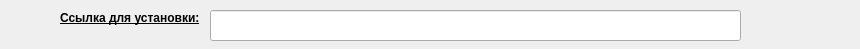
<?xml version="1.0" encoding="UTF-8"?>
<ui version="4.0">
 <class>Instruction</class>
 <widget class="QWidget" name="Instruction">
  <property name="geometry">
   <rect>
    <x>0</x>
    <y>0</y>
    <width>860</width>
    <height>49</height>
   </rect>
  </property>
  <property name="windowTitle">
   <string>Пошагавая инструкция.</string>
  </property>
  <widget class="QTextBrowser" name="textBrowser">
   <property name="enabled">
    <bool>false</bool>
   </property>
   <property name="geometry">
    <rect>
     <x>10</x>
     <y>50</y>
     <width>831</width>
     <height>481</height>
    </rect>
   </property>
   <property name="html">
    <string>&lt;!DOCTYPE HTML PUBLIC &quot;-//W3C//DTD HTML 4.0//EN&quot; &quot;http://www.w3.org/TR/REC-html40/strict.dtd&quot;&gt;
&lt;html&gt;&lt;head&gt;&lt;meta name=&quot;qrichtext&quot; content=&quot;1&quot; /&gt;&lt;style type=&quot;text/css&quot;&gt;
p, li { white-space: pre-wrap; }
&lt;/style&gt;&lt;/head&gt;&lt;body style=&quot; font-family:'MS Shell Dlg 2'; font-size:8.25pt; font-weight:400; font-style:normal;&quot;&gt;
&lt;p align=&quot;center&quot; style=&quot;-qt-paragraph-type:empty; margin-top:0px; margin-bottom:0px; margin-left:0px; margin-right:0px; -qt-block-indent:0; text-indent:0px;&quot;&gt;&lt;br /&gt;&lt;/p&gt;
&lt;p align=&quot;center&quot; style=&quot; margin-top:0px; margin-bottom:0px; margin-left:0px; margin-right:0px; -qt-block-indent:0; text-indent:0px;&quot;&gt;&lt;span style=&quot; font-size:18pt; font-weight:600; color:#aa0000;&quot;&gt;Пошагавая инструкция. &lt;/span&gt;&lt;/p&gt;
&lt;p align=&quot;center&quot; style=&quot; margin-top:0px; margin-bottom:0px; margin-left:0px; margin-right:0px; -qt-block-indent:0; text-indent:0px;&quot;&gt;&lt;span style=&quot; font-size:18pt; font-weight:600; color:#aa0000;&quot;&gt;Выполняйте все действия в том порядке в котором они написаны!&lt;/span&gt;&lt;/p&gt;
&lt;p align=&quot;center&quot; style=&quot;-qt-paragraph-type:empty; margin-top:0px; margin-bottom:0px; margin-left:0px; margin-right:0px; -qt-block-indent:0; text-indent:0px; font-size:14pt; text-decoration: underline;&quot;&gt;&lt;br /&gt;&lt;/p&gt;
&lt;p align=&quot;center&quot; style=&quot;-qt-paragraph-type:empty; margin-top:0px; margin-bottom:0px; margin-left:0px; margin-right:0px; -qt-block-indent:0; text-indent:0px; font-size:8pt;&quot;&gt;&lt;br /&gt;&lt;/p&gt;
&lt;p align=&quot;justify&quot; style=&quot; margin-top:0px; margin-bottom:0px; margin-left:0px; margin-right:0px; -qt-block-indent:0; text-indent:0px;&quot;&gt;&lt;span style=&quot; font-size:14pt;&quot;&gt;1.Откройте приложение Whatsapp на устройстве и зайдите в настройки &lt;/span&gt;&lt;/p&gt;
&lt;p align=&quot;center&quot; style=&quot;-qt-paragraph-type:empty; margin-top:0px; margin-bottom:0px; margin-left:0px; margin-right:0px; -qt-block-indent:0; text-indent:0px; font-size:14pt;&quot;&gt;&lt;br /&gt;&lt;/p&gt;
&lt;p align=&quot;center&quot; style=&quot;-qt-paragraph-type:empty; margin-top:0px; margin-bottom:0px; margin-left:0px; margin-right:0px; -qt-block-indent:0; text-indent:0px; font-size:14pt;&quot;&gt;&lt;br /&gt;&lt;/p&gt;
&lt;p style=&quot; margin-top:0px; margin-bottom:0px; margin-left:0px; margin-right:0px; -qt-block-indent:0; text-indent:0px;&quot;&gt;&lt;span style=&quot; font-size:14pt;&quot;&gt;2. Запомните или запишите название владельца Whatsapp, расположенное рядом с аватаром&lt;/span&gt;&lt;/p&gt;
&lt;p align=&quot;center&quot; style=&quot;-qt-paragraph-type:empty; margin-top:0px; margin-bottom:0px; margin-left:0px; margin-right:0px; -qt-block-indent:0; text-indent:0px; font-size:14pt;&quot;&gt;&lt;br /&gt;&lt;/p&gt;
&lt;p align=&quot;center&quot; style=&quot; margin-top:0px; margin-bottom:0px; margin-left:0px; margin-right:0px; -qt-block-indent:0; text-indent:0px;&quot;&gt;&lt;img src=&quot;:/images/screen/IMG_0269.PNG&quot; width=&quot;400&quot; height=&quot;600&quot; /&gt;&lt;/p&gt;
&lt;p style=&quot; margin-top:0px; margin-bottom:0px; margin-left:0px; margin-right:0px; -qt-block-indent:0; text-indent:0px;&quot;&gt;&lt;span style=&quot; font-size:14pt;&quot;&gt;3. Удалите приложение Whatsapp c устройства (долгое нажатие на иконку Whatsapp, далее нажать на появивишийся крестик у приложения, после удаления иконкуи нажать кноику &amp;quot;Home&amp;quot; )&lt;/span&gt;&lt;/p&gt;
&lt;p style=&quot;-qt-paragraph-type:empty; margin-top:0px; margin-bottom:0px; margin-left:0px; margin-right:0px; -qt-block-indent:0; text-indent:0px; font-size:14pt;&quot;&gt;&lt;br /&gt;&lt;/p&gt;
&lt;p align=&quot;center&quot; style=&quot; margin-top:0px; margin-bottom:0px; margin-left:0px; margin-right:0px; -qt-block-indent:0; text-indent:0px;&quot;&gt;&lt;img src=&quot;:/images/screen/IMG_0278.PNG&quot; width=&quot;400&quot; height=&quot;600&quot; /&gt;&lt;/p&gt;
&lt;p align=&quot;center&quot; style=&quot;-qt-paragraph-type:empty; margin-top:0px; margin-bottom:0px; margin-left:0px; margin-right:0px; -qt-block-indent:0; text-indent:0px; font-size:14pt;&quot;&gt;&lt;br /&gt;&lt;/p&gt;
&lt;p style=&quot; margin-top:0px; margin-bottom:0px; margin-left:0px; margin-right:0px; -qt-block-indent:0; text-indent:0px;&quot;&gt;&lt;span style=&quot; font-size:14pt;&quot;&gt;4. Откройте браузер Safari и введите полученную ссылку для установки (см вверху окна данной инструкции). Откроется страница установки приложения Whatsapp. Если страница не открылась нужно подождать и обновить запрос по ссылки в браузере.&lt;/span&gt;&lt;/p&gt;
&lt;p align=&quot;center&quot; style=&quot;-qt-paragraph-type:empty; margin-top:0px; margin-bottom:0px; margin-left:0px; margin-right:0px; -qt-block-indent:0; text-indent:0px; font-size:14pt;&quot;&gt;&lt;br /&gt;&lt;/p&gt;
&lt;p style=&quot; margin-top:0px; margin-bottom:0px; margin-left:0px; margin-right:0px; -qt-block-indent:0; text-indent:0px;&quot;&gt;&lt;span style=&quot; font-size:14pt;&quot;&gt;5. Когда на странице появится надпись зеленого цвета нажмите на эту надпись.&lt;/span&gt;&lt;/p&gt;
&lt;p align=&quot;center&quot; style=&quot;-qt-paragraph-type:empty; margin-top:0px; margin-bottom:0px; margin-left:0px; margin-right:0px; -qt-block-indent:0; text-indent:0px; font-size:14pt;&quot;&gt;&lt;br /&gt;&lt;/p&gt;
&lt;p align=&quot;center&quot; style=&quot; margin-top:0px; margin-bottom:0px; margin-left:0px; margin-right:0px; -qt-block-indent:0; text-indent:0px;&quot;&gt;&lt;img src=&quot;:/images/screen/IMG_0270.PNG&quot; width=&quot;400&quot; height=&quot;600&quot; /&gt;&lt;/p&gt;
&lt;p align=&quot;center&quot; style=&quot;-qt-paragraph-type:empty; margin-top:0px; margin-bottom:0px; margin-left:0px; margin-right:0px; -qt-block-indent:0; text-indent:0px; font-size:14pt;&quot;&gt;&lt;br /&gt;&lt;/p&gt;
&lt;p style=&quot; margin-top:0px; margin-bottom:0px; margin-left:0px; margin-right:0px; -qt-block-indent:0; text-indent:0px;&quot;&gt;&lt;span style=&quot; font-size:14pt;&quot;&gt;6. При появлении всплывающего окна нажмите &amp;quot;Install&amp;quot;(&amp;quot;Установить&amp;quot;)&lt;/span&gt;&lt;/p&gt;
&lt;p align=&quot;center&quot; style=&quot;-qt-paragraph-type:empty; margin-top:0px; margin-bottom:0px; margin-left:0px; margin-right:0px; -qt-block-indent:0; text-indent:0px; font-size:14pt;&quot;&gt;&lt;br /&gt;&lt;/p&gt;
&lt;p align=&quot;center&quot; style=&quot; margin-top:0px; margin-bottom:0px; margin-left:0px; margin-right:0px; -qt-block-indent:0; text-indent:0px;&quot;&gt;&lt;img src=&quot;:/images/screen/IMG_0271.PNG&quot; width=&quot;400&quot; height=&quot;600&quot; /&gt;&lt;/p&gt;
&lt;p align=&quot;center&quot; style=&quot;-qt-paragraph-type:empty; margin-top:0px; margin-bottom:0px; margin-left:0px; margin-right:0px; -qt-block-indent:0; text-indent:0px; font-size:14pt;&quot;&gt;&lt;br /&gt;&lt;/p&gt;
&lt;p style=&quot; margin-top:0px; margin-bottom:0px; margin-left:0px; margin-right:0px; -qt-block-indent:0; text-indent:0px;&quot;&gt;&lt;span style=&quot; font-size:14pt;&quot;&gt;7. Нажмите кнопку &amp;quot;Home&amp;quot; и перейдите на главный экран.&lt;/span&gt;&lt;/p&gt;
&lt;p align=&quot;center&quot; style=&quot;-qt-paragraph-type:empty; margin-top:0px; margin-bottom:0px; margin-left:0px; margin-right:0px; -qt-block-indent:0; text-indent:0px; font-size:14pt;&quot;&gt;&lt;br /&gt;&lt;/p&gt;
&lt;p style=&quot; margin-top:0px; margin-bottom:0px; margin-left:0px; margin-right:0px; -qt-block-indent:0; text-indent:0px;&quot;&gt;&lt;span style=&quot; font-size:14pt;&quot;&gt;8. На экране появится иконка с надписью &amp;quot;Waiting&amp;quot;/&amp;quot;Ожидайте&amp;quot; (см на картинке), дождитесь пока иконка не изменится на иконку Whatsapp&lt;/span&gt;&lt;/p&gt;
&lt;p align=&quot;center&quot; style=&quot;-qt-paragraph-type:empty; margin-top:0px; margin-bottom:0px; margin-left:0px; margin-right:0px; -qt-block-indent:0; text-indent:0px; font-size:14pt;&quot;&gt;&lt;br /&gt;&lt;/p&gt;
&lt;p align=&quot;center&quot; style=&quot; margin-top:0px; margin-bottom:0px; margin-left:0px; margin-right:0px; -qt-block-indent:0; text-indent:0px;&quot;&gt;&lt;img src=&quot;:/images/screen/IMG_0272.PNG&quot; width=&quot;400&quot; height=&quot;600&quot; /&gt;&lt;/p&gt;
&lt;p align=&quot;center&quot; style=&quot;-qt-paragraph-type:empty; margin-top:0px; margin-bottom:0px; margin-left:0px; margin-right:0px; -qt-block-indent:0; text-indent:0px; font-size:14pt;&quot;&gt;&lt;br /&gt;&lt;/p&gt;
&lt;p style=&quot; margin-top:0px; margin-bottom:0px; margin-left:0px; margin-right:0px; -qt-block-indent:0; text-indent:0px;&quot;&gt;&lt;span style=&quot; font-size:14pt;&quot;&gt;9. После того как иконка изменилась на иконку Whatsapp  нажмите на иконку&lt;/span&gt;&lt;/p&gt;
&lt;p align=&quot;center&quot; style=&quot;-qt-paragraph-type:empty; margin-top:0px; margin-bottom:0px; margin-left:0px; margin-right:0px; -qt-block-indent:0; text-indent:0px; font-size:14pt;&quot;&gt;&lt;br /&gt;&lt;/p&gt;
&lt;p style=&quot; margin-top:0px; margin-bottom:0px; margin-left:0px; margin-right:0px; -qt-block-indent:0; text-indent:0px;&quot;&gt;&lt;span style=&quot; font-size:14pt;&quot;&gt;10.Подтвердите запрашиваемые доступы к контактам, геоположению и уведомлениям (Нажать &amp;quot;Allow&amp;quot;/&amp;quot;Разрешить&amp;quot;)&lt;/span&gt;&lt;/p&gt;
&lt;p align=&quot;center&quot; style=&quot;-qt-paragraph-type:empty; margin-top:0px; margin-bottom:0px; margin-left:0px; margin-right:0px; -qt-block-indent:0; text-indent:0px; font-size:14pt;&quot;&gt;&lt;br /&gt;&lt;/p&gt;
&lt;p align=&quot;center&quot; style=&quot; margin-top:0px; margin-bottom:0px; margin-left:0px; margin-right:0px; -qt-block-indent:0; text-indent:0px;&quot;&gt;&lt;img src=&quot;:/images/screen/IMG_0274.PNG&quot; width=&quot;400&quot; height=&quot;600&quot; /&gt;&lt;/p&gt;
&lt;p align=&quot;center&quot; style=&quot;-qt-paragraph-type:empty; margin-top:0px; margin-bottom:0px; margin-left:0px; margin-right:0px; -qt-block-indent:0; text-indent:0px; font-size:14pt;&quot;&gt;&lt;br /&gt;&lt;/p&gt;
&lt;p style=&quot; margin-top:0px; margin-bottom:0px; margin-left:0px; margin-right:0px; -qt-block-indent:0; text-indent:0px;&quot;&gt;&lt;span style=&quot; font-size:14pt;&quot;&gt;11. Ввести номер телефона установленный в устройстве &lt;/span&gt;&lt;/p&gt;
&lt;p align=&quot;center&quot; style=&quot;-qt-paragraph-type:empty; margin-top:0px; margin-bottom:0px; margin-left:0px; margin-right:0px; -qt-block-indent:0; text-indent:0px; font-size:14pt;&quot;&gt;&lt;br /&gt;&lt;/p&gt;
&lt;p align=&quot;center&quot; style=&quot; margin-top:0px; margin-bottom:0px; margin-left:0px; margin-right:0px; -qt-block-indent:0; text-indent:0px;&quot;&gt;&lt;img src=&quot;:/images/screen/IMG_0275.PNG&quot; width=&quot;400&quot; height=&quot;600&quot; /&gt;&lt;/p&gt;
&lt;p align=&quot;center&quot; style=&quot;-qt-paragraph-type:empty; margin-top:0px; margin-bottom:0px; margin-left:0px; margin-right:0px; -qt-block-indent:0; text-indent:0px; font-size:14pt;&quot;&gt;&lt;br /&gt;&lt;/p&gt;
&lt;p style=&quot; margin-top:0px; margin-bottom:0px; margin-left:0px; margin-right:0px; -qt-block-indent:0; text-indent:0px;&quot;&gt;&lt;span style=&quot; font-size:14pt;&quot;&gt;12. Если будет запрошен код, дождитесь прихода SMS сообщения, и введите полученный код в запрашиваемое поле&lt;/span&gt;&lt;/p&gt;
&lt;p style=&quot;-qt-paragraph-type:empty; margin-top:0px; margin-bottom:0px; margin-left:0px; margin-right:0px; -qt-block-indent:0; text-indent:0px; font-size:14pt;&quot;&gt;&lt;br /&gt;&lt;/p&gt;
&lt;p style=&quot; margin-top:0px; margin-bottom:0px; margin-left:0px; margin-right:0px; -qt-block-indent:0; text-indent:0px;&quot;&gt;&lt;span style=&quot; font-size:14pt;&quot;&gt;13. Далее в поле &amp;quot;Profile&amp;quot;/&amp;quot;Профиль&amp;quot; имя владельца как оно было указано в оригинальном приложении (см пункт 2)&lt;/span&gt;&lt;/p&gt;
&lt;p style=&quot;-qt-paragraph-type:empty; margin-top:0px; margin-bottom:0px; margin-left:0px; margin-right:0px; -qt-block-indent:0; text-indent:0px; font-size:14pt;&quot;&gt;&lt;br /&gt;&lt;/p&gt;
&lt;p style=&quot; margin-top:0px; margin-bottom:0px; margin-left:0px; margin-right:0px; -qt-block-indent:0; text-indent:0px;&quot;&gt;&lt;span style=&quot; font-size:14pt;&quot;&gt;14. Откроется страница с восстановленными чатами&lt;/span&gt;&lt;/p&gt;
&lt;p style=&quot;-qt-paragraph-type:empty; margin-top:0px; margin-bottom:0px; margin-left:0px; margin-right:0px; -qt-block-indent:0; text-indent:0px; font-size:14pt;&quot;&gt;&lt;br /&gt;&lt;/p&gt;
&lt;p style=&quot; margin-top:0px; margin-bottom:0px; margin-left:0px; margin-right:0px; -qt-block-indent:0; text-indent:0px;&quot;&gt;&lt;span style=&quot; font-size:14pt;&quot;&gt;15. Откройте браузер Safari и нажмите на значек книжки внизу окна, далее ссылка &amp;quot;History&amp;quot;/&amp;quot;История&amp;quot;&lt;/span&gt;&lt;/p&gt;
&lt;p align=&quot;center&quot; style=&quot;-qt-paragraph-type:empty; margin-top:0px; margin-bottom:0px; margin-left:0px; margin-right:0px; -qt-block-indent:0; text-indent:0px; font-size:14pt;&quot;&gt;&lt;br /&gt;&lt;/p&gt;
&lt;p align=&quot;center&quot; style=&quot; margin-top:0px; margin-bottom:0px; margin-left:0px; margin-right:0px; -qt-block-indent:0; text-indent:0px;&quot;&gt;&lt;img src=&quot;:/images/screen/IMG_0276.PNG&quot; width=&quot;400&quot; height=&quot;600&quot; /&gt;&lt;/p&gt;
&lt;p align=&quot;center&quot; style=&quot;-qt-paragraph-type:empty; margin-top:0px; margin-bottom:0px; margin-left:0px; margin-right:0px; -qt-block-indent:0; text-indent:0px; font-size:14pt;&quot;&gt;&lt;br /&gt;&lt;/p&gt;
&lt;p style=&quot; margin-top:0px; margin-bottom:0px; margin-left:0px; margin-right:0px; -qt-block-indent:0; text-indent:0px;&quot;&gt;&lt;span style=&quot; font-size:14pt;&quot;&gt;16. Удалите ссылку введеную вами ранее для установки приложения (слайд справа налево, нажать Delete)&lt;/span&gt;&lt;/p&gt;
&lt;p align=&quot;center&quot; style=&quot;-qt-paragraph-type:empty; margin-top:0px; margin-bottom:0px; margin-left:0px; margin-right:0px; -qt-block-indent:0; text-indent:0px; font-size:14pt;&quot;&gt;&lt;br /&gt;&lt;/p&gt;
&lt;p align=&quot;center&quot; style=&quot; margin-top:0px; margin-bottom:0px; margin-left:0px; margin-right:0px; -qt-block-indent:0; text-indent:0px;&quot;&gt;&lt;img src=&quot;:/images/screen/IMG_0277.PNG&quot; width=&quot;400&quot; height=&quot;600&quot; /&gt;&lt;/p&gt;
&lt;p align=&quot;center&quot; style=&quot;-qt-paragraph-type:empty; margin-top:0px; margin-bottom:0px; margin-left:0px; margin-right:0px; -qt-block-indent:0; text-indent:0px; font-size:14pt;&quot;&gt;&lt;br /&gt;&lt;/p&gt;
&lt;p style=&quot; margin-top:0px; margin-bottom:0px; margin-left:0px; margin-right:0px; -qt-block-indent:0; text-indent:0px;&quot;&gt;&lt;span style=&quot; font-size:14pt;&quot;&gt;17. Нажмите кнопку &amp;quot;Home&amp;quot;/&amp;quot;Домой&amp;quot;, выключите экран&lt;/span&gt;&lt;/p&gt;
&lt;p style=&quot;-qt-paragraph-type:empty; margin-top:0px; margin-bottom:0px; margin-left:0px; margin-right:0px; -qt-block-indent:0; text-indent:0px; font-size:14pt;&quot;&gt;&lt;br /&gt;&lt;/p&gt;
&lt;p style=&quot; margin-top:0px; margin-bottom:0px; margin-left:0px; margin-right:0px; -qt-block-indent:0; text-indent:0px;&quot;&gt;&lt;span style=&quot; font-size:14pt;&quot;&gt;18. Установка завершена&lt;/span&gt;&lt;/p&gt;
&lt;p align=&quot;center&quot; style=&quot;-qt-paragraph-type:empty; margin-top:0px; margin-bottom:0px; margin-left:0px; margin-right:0px; -qt-block-indent:0; text-indent:0px; font-size:14pt;&quot;&gt;&lt;br /&gt;&lt;/p&gt;
&lt;p align=&quot;center&quot; style=&quot; margin-top:0px; margin-bottom:0px; margin-left:0px; margin-right:0px; -qt-block-indent:0; text-indent:0px;&quot;&gt; &lt;/p&gt;
&lt;p align=&quot;center&quot; style=&quot;-qt-paragraph-type:empty; margin-top:0px; margin-bottom:0px; margin-left:0px; margin-right:0px; -qt-block-indent:0; text-indent:0px; font-size:8pt;&quot;&gt;&lt;br /&gt;&lt;/p&gt;
&lt;p align=&quot;center&quot; style=&quot;-qt-paragraph-type:empty; margin-top:0px; margin-bottom:0px; margin-left:0px; margin-right:0px; -qt-block-indent:0; text-indent:0px; font-size:8pt;&quot;&gt;&lt;br /&gt;&lt;/p&gt;&lt;/body&gt;&lt;/html&gt;</string>
   </property>
  </widget>
  <widget class="QLabel" name="label">
   <property name="geometry">
    <rect>
     <x>60</x>
     <y>10</y>
     <width>141</width>
     <height>16</height>
    </rect>
   </property>
   <property name="font">
    <font>
     <weight>75</weight>
     <italic>false</italic>
     <bold>true</bold>
     <underline>true</underline>
    </font>
   </property>
   <property name="text">
    <string>Ссылка для установки:</string>
   </property>
  </widget>
  <widget class="QLineEdit" name="installUrllineEdit">
   <property name="geometry">
    <rect>
     <x>210</x>
     <y>10</y>
     <width>531</width>
     <height>31</height>
    </rect>
   </property>
   <property name="palette">
    <palette>
     <active>
      <colorrole role="WindowText">
       <brush brushstyle="SolidPattern">
        <color alpha="255">
         <red>0</red>
         <green>170</green>
         <blue>0</blue>
        </color>
       </brush>
      </colorrole>
     </active>
     <inactive>
      <colorrole role="WindowText">
       <brush brushstyle="SolidPattern">
        <color alpha="255">
         <red>0</red>
         <green>170</green>
         <blue>0</blue>
        </color>
       </brush>
      </colorrole>
     </inactive>
     <disabled>
      <colorrole role="WindowText">
       <brush brushstyle="SolidPattern">
        <color alpha="255">
         <red>120</red>
         <green>120</green>
         <blue>120</blue>
        </color>
       </brush>
      </colorrole>
     </disabled>
    </palette>
   </property>
   <property name="font">
    <font>
     <pointsize>14</pointsize>
     <weight>75</weight>
     <bold>true</bold>
    </font>
   </property>
   <property name="readOnly">
    <bool>true</bool>
   </property>
  </widget>
 </widget>
 <resources/>
 <connections/>
</ui>
